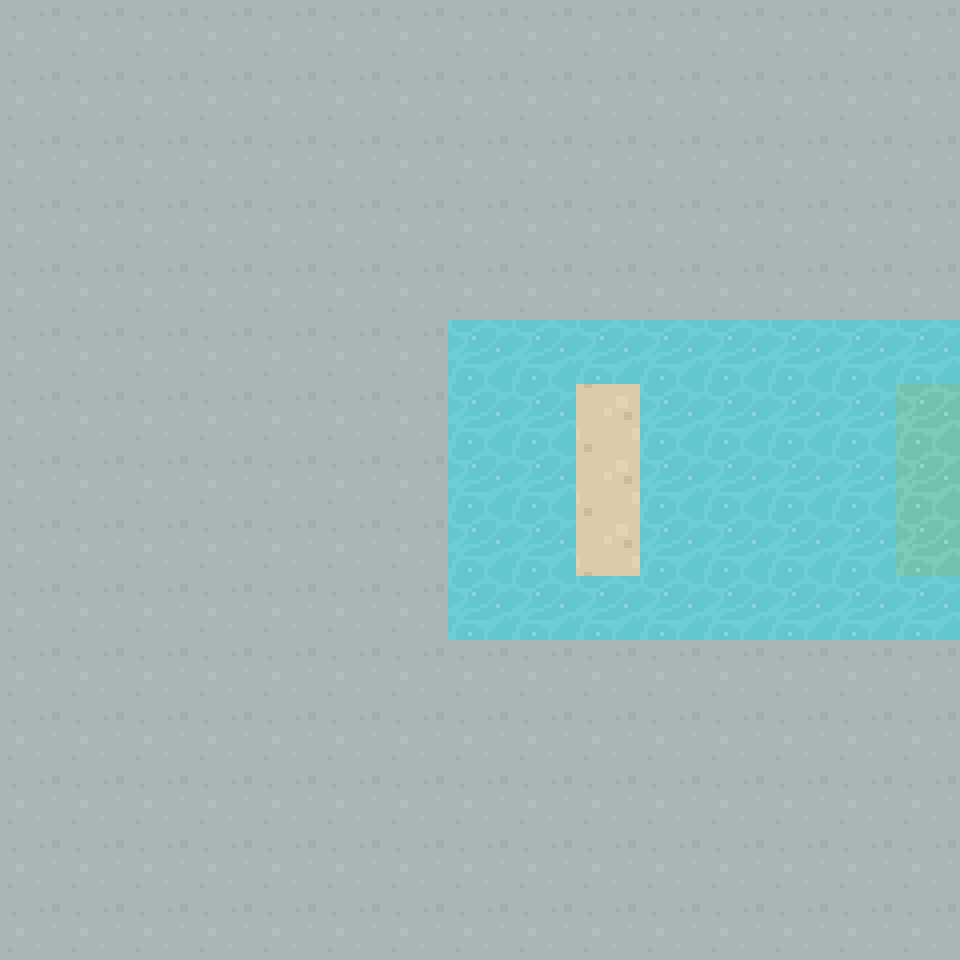

Rendered tile map (Tiled .tmx) drawn with the repository's tilesets; below, a short description and the full map source, tile grids included:
An orthogonal 15x15 tile map with 64x64 px tiles, 1 tile layer (Tile Layer 1) and 2 objects (EAST, STAIRDOWN).

<map version="1.5" tiledversion="1.5.0" orientation="orthogonal" renderorder="right-down" width="15" height="15" tilewidth="64" tileheight="64" infinite="0" nextlayerid="3" nextobjectid="4">
 <tileset firstgid="1" source="../64TilesheetDungeon.tsx" />
 <layer id="1" name="Tile Layer 1" width="15" height="15">
  <data encoding="csv">
68,68,68,68,68,68,68,68,68,68,68,68,68,68,68,
68,68,68,68,68,68,68,68,68,68,68,68,68,68,68,
68,68,68,68,68,68,68,68,68,68,68,68,68,68,68,
68,68,68,68,68,68,68,68,68,68,68,68,68,68,68,
68,68,68,68,68,68,68,68,68,68,68,68,68,68,68,
68,68,68,68,68,68,68,321,321,321,321,321,321,321,321,
68,68,68,68,68,68,68,321,321,423,321,321,321,321,326,
68,68,68,68,68,68,68,321,321,423,321,321,321,321,326,
68,68,68,68,68,68,68,321,321,423,321,321,321,321,326,
68,68,68,68,68,68,68,321,321,321,321,321,321,321,321,
68,68,68,68,68,68,68,68,68,68,68,68,68,68,68,
68,68,68,68,68,68,68,68,68,68,68,68,68,68,68,
68,68,68,68,68,68,68,68,68,68,68,68,68,68,68,
68,68,68,68,68,68,68,68,68,68,68,68,68,68,68,
68,68,68,68,68,68,68,68,68,68,68,68,68,68,68
</data>
 </layer>
 <objectgroup id="2" name="Object Layer 1">
  <object id="1" name="EAST" x="896" y="384" width="64" height="192" />
  <object id="3" name="STAIRDOWN" x="576" y="384" width="64" height="192" />
 </objectgroup>
</map>
